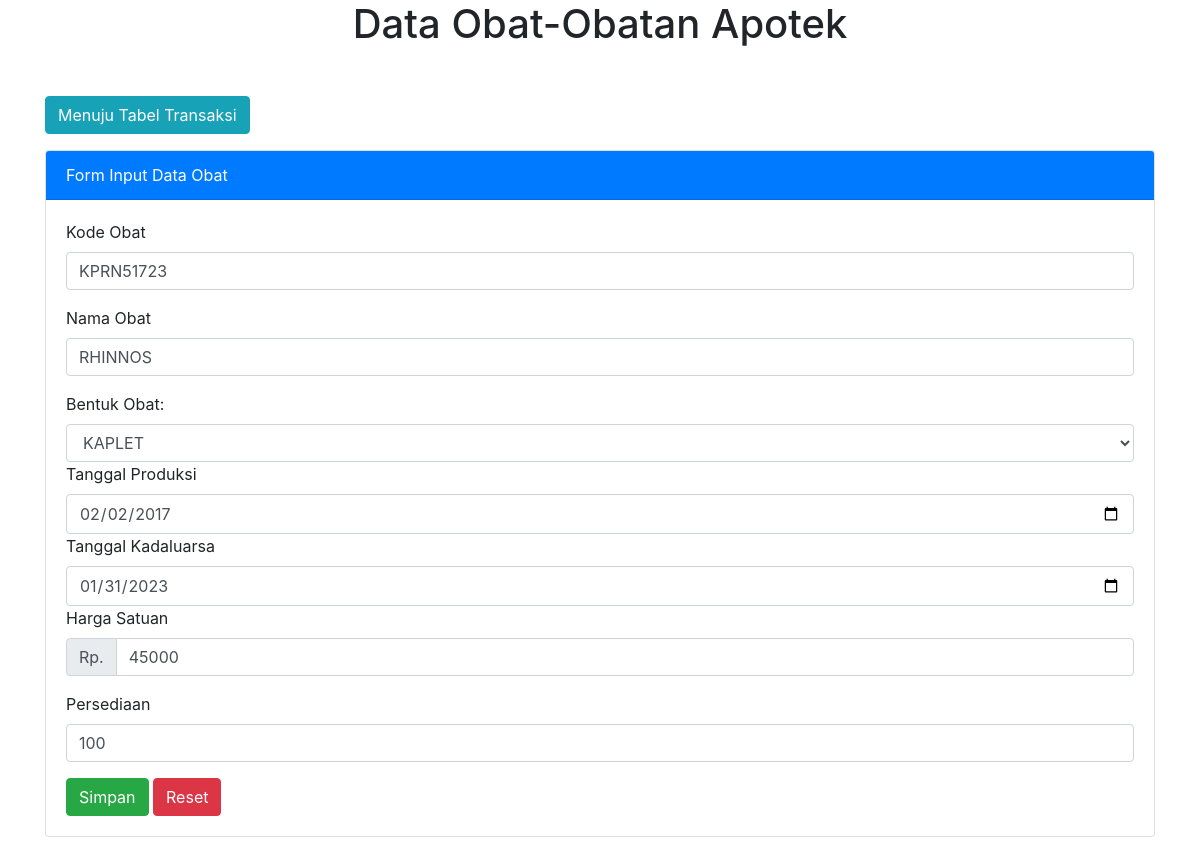
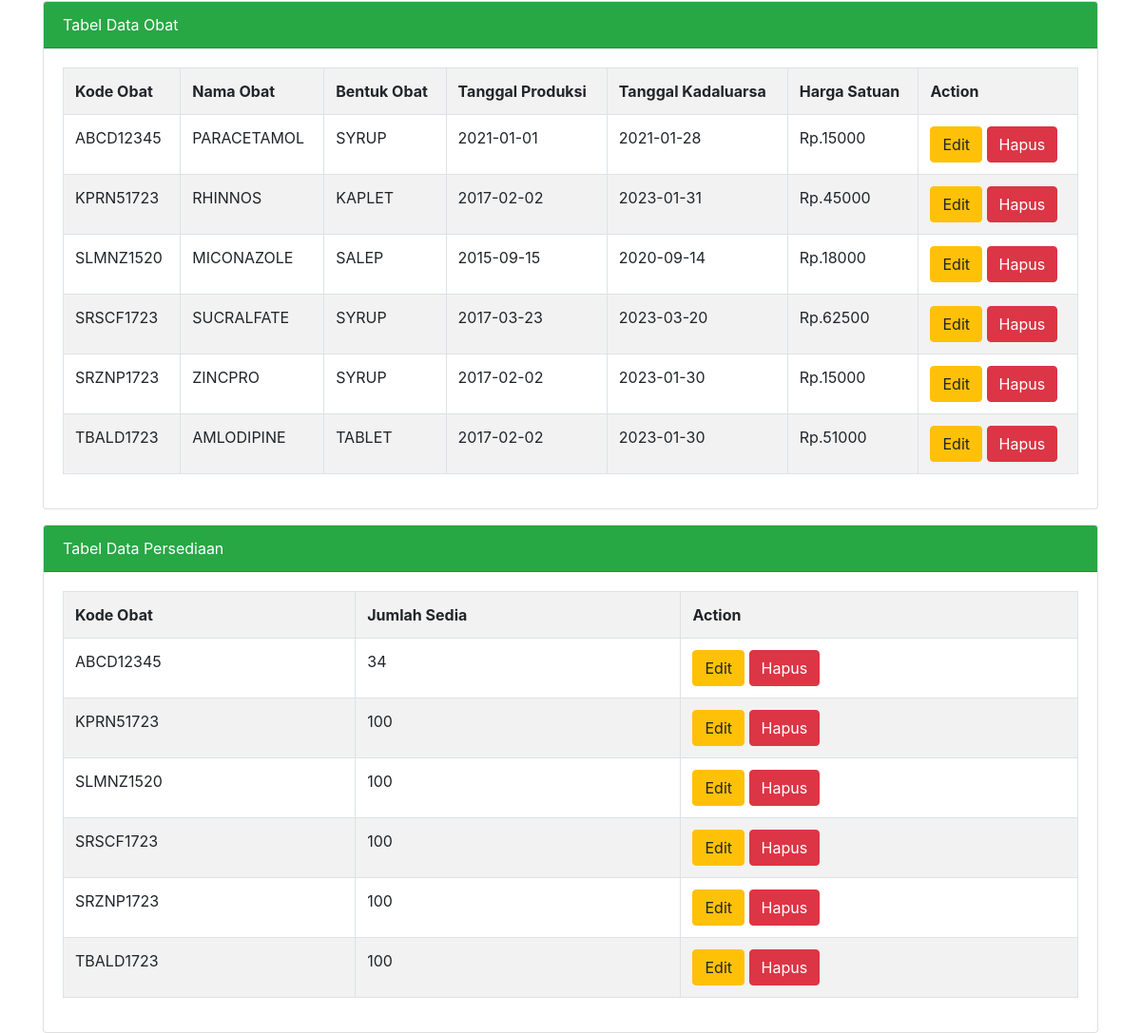
The app's page /obat.php?hal=edit&id=KPRN51723 with its own data (2 pictures, top to bottom).
### tables this page shows
CREATE TABLE `obat` (
  `kode_obat` char(9) NOT NULL,
  `nama_obat` varchar(255) DEFAULT NULL,
  `bentuk_obat` varchar(6) DEFAULT NULL,
  `tgl_produksi` date DEFAULT NULL,
  `tgl_kadaluarsa` date DEFAULT NULL,
  `harga_satuan` int(6) DEFAULT 0,
  `jumlah_sedia` int(3) NOT NULL DEFAULT 0,
  `updated` datetime DEFAULT NULL,
  `host` varchar(255) DEFAULT NULL
);

### obat.php (the view, shortened to what this page needs)
<?php
$databaseHost = 'localhost';
$databaseName = 'apotek';
$databaseUsername = 'root';
$databasePassword = '';
$koneksi = mysqli_connect($databaseHost, $databaseUsername, $databasePassword, $databaseName) or die (mysqli_error($koneksi));
if(isset($_GET['hal']))
{
    if($_GET['hal'] == "edit")
    {
        $tampil = mysqli_query($koneksi, "SELECT * FROM obat WHERE kode_obat = '$_GET[id]' ");
        $data = mysqli_fetch_array($tampil);
        if($data)
        {
            $vkode_obat = $data['kode_obat'];
            $vnama_obat = $data['nama_obat'];
            $vbentuk_obat = $data['bentuk_obat'];
            $vtgl_produksi = $data['tgl_produksi'];
            $vtgl_kadaluarsa = $data['tgl_kadaluarsa'];
            $vharga_satuan = $data['harga_satuan'];
            $vjumlah_sedia = $data['jumlah_sedia'];
        }
    }
}
?>
<!DOCTYPE html>
<html>
<head>
    <link rel="stylesheet" type="text/css" href="css/bootstrap.min.css">
</head>
<body>
    <div class="container">
        <h1 class="text-center">Data Obat-Obatan Apotek</h1>
        <form action="transaksi.php" method="post" class="mt-5">
            <div>
                <button type="KeTransaksi" class="btn btn-info">Menuju Tabel Transaksi</button>
            </div>
        </form>
        <div class="card mt-3">
            <div class="card-header bg-primary text-white">
                Form Input Data Obat
            </div>
            <div class="card-body">
               <form method="post" action="">
                   <div class="form-group">
                       <label>Kode Obat</label>
                       <input type="text" name="tkd_obat" value="<?=@$vkode_obat?>" class="form-control" placeholder="Input Kode Obat" required>
                   </div>
                   <div class="form-group">
                       <label>Nama Obat</label>
                       <input type="text" name="tnama" value="<?=@$vnama_obat?>" class="form-control" placeholder="Input Nama Obat" required>
                   </div>
                    <div>
                        <label>Bentuk Obat:</label>
                        <select class="form-control" name="tbentuk" required>
                            <option value="<?=@$vbentuk_obat?>"><?=@$vbentuk_obat?></option>
                        </select>
                    </div>
                    <div>
                        <label>Tanggal Produksi</label>
                        <input type="date" name="tproduksi" value="<?=@$vtgl_produksi?>" class="form-control" required>
                    </div>
                    <div>
                        <label>Tanggal Kadaluarsa</label>
                        <input type="date" name="tkadaluarsa" value="<?=@$vtgl_kadaluarsa?>" class="form-control" required>
                    </div>
                    <div>
                        <label>Harga Satuan</label>
                        <div class="input-group mb-3">
                            <div class="input-group-prepend">
                                <span class="input-group-text">Rp.</span>
                            </div>
                            <input type="number" name="tharga" value="<?=@$vharga_satuan?>" class="form-control" aria-label="Jumlah">
                        </div>
                    </div>
                    <div>
                        <label>Persediaan</label>
                        <input type="number" name="tpersediaan" value="<?=$vjumlah_sedia?>" id="jumlah_sedia" class="form-control" required>
                    </div>
                    <div class="mt-3">
                        <button type="submit" class="btn btn-success" name="bsimpan">Simpan</button>
                        <button type="reset" class="btn btn-danger" name="breset">Reset</button>
                    </div>
               </form>
            </div>
        </div>
        <div class="card mt-3">
            <div class="card-header bg-success text-white">
                Tabel Data Obat
            </div>
            <div class="card-body">
                <table class="table table-bordered table-striped">
                    <tr>
                        <th>Kode Obat</th>
                        <th>Nama Obat</th>
                        <th>Bentuk Obat</th>
                        <th>Tanggal Produksi</th>
                        <th>Tanggal Kadaluarsa</th>
                        <th>Harga Satuan</th>
                        <th>Action</th>
                    </tr>
                    <?php
                    $tampil = mysqli_query($koneksi, "SELECT * FROM obat ORDER BY kode_obat asc");
                    while($data = mysqli_fetch_array($tampil)) :
                    ?>
                    <tr>
                        <td><?=$data['kode_obat']?></td>
                        <td><?=$data['nama_obat']?></td>
                        <td><?=$data['bentuk_obat']?></td>
                        <td><?=$data['tgl_produksi']?></td>
                        <td><?=$data['tgl_kadaluarsa']?></td>
                        <td>Rp.<?=$data['harga_satuan']?></td>
                        <td>
                            <a href="obat.php?hal=edit&id=<?=$data['kode_obat']?>" class="btn btn-warning">Edit</a>
                            <a href="obat.php?hal=hapus&id=<?=$data['kode_obat']?>"
                            onclick="return confirm('Apakah anda yakin ingin mengahapus data ini?')"
                            class="btn btn-danger">Hapus</a>
                        </td>
                    </tr>
                    <?php endwhile;  ?>
                </table>
            </div>
        </div>
        <div class="card mt-3">
            <div class="card-header bg-success text-white">
                Tabel Data Persediaan
            </div>
            <div class="card-body">
                <table class="table table-bordered table-striped">
                    <tr>
                        <th>Kode Obat</th>
                        <th>Jumlah Sedia</th>
                        <th>Action</th>
                    </tr>
                    <?php
                    $tampil = mysqli_query($koneksi, "SELECT * FROM obat ORDER BY kode_obat asc");
                    while($data = mysqli_fetch_array($tampil)) :
                    ?>
                    <tr>
                        <td><?=$data['kode_obat']?></td>
                        <td><?=$data['jumlah_sedia']?></td>
                        <td>
                            <a href="obat.php?hal=edit&id=<?=$data['kode_obat']?>" class="btn btn-warning">Edit</a>
                            <a href="obat.php?hal=hapus&id=<?=$data['kode_obat']?>"
                            onclick="return confirm('Apakah anda yakin ingin mengahapus data ini?')"
                            class="btn btn-danger">Hapus</a>
                        </td>
                    </tr>
                    <?php endwhile;  ?>
                </table>
            </div>
        </div>
    </div>
</body>
</html>

### records on screen
obat: tkd_obat "KPRN51723", tnama "RHINNOS", tbentuk "KAPLET", tproduksi "02/02/2017", tkadaluarsa "01/31/2023", tharga "45000", tpersediaan "100", kode_obat "KPRN51723", nama_obat "RHINNOS", bentuk_obat "KAPLET", tgl_produksi "2017-02-02", tgl_kadaluarsa "2023-01-31", harga_satuan "45000", jumlah_sedia "100"
obat: kode_obat "ABCD12345", nama_obat "PARACETAMOL", bentuk_obat "SYRUP", tgl_produksi "2021-01-01", tgl_kadaluarsa "2021-01-28", harga_satuan "15000", jumlah_sedia "34"
obat: kode_obat "SLMNZ1520", nama_obat "MICONAZOLE", bentuk_obat "SALEP", tgl_produksi "2015-09-15", tgl_kadaluarsa "2020-09-14", harga_satuan "18000", jumlah_sedia "100"
obat: kode_obat "SRSCF1723", nama_obat "SUCRALFATE", bentuk_obat "SYRUP", tgl_produksi "2017-03-23", tgl_kadaluarsa "2023-03-20", harga_satuan "62500", jumlah_sedia "100"
obat: kode_obat "SRZNP1723", nama_obat "ZINCPRO", bentuk_obat "SYRUP", tgl_produksi "2017-02-02", tgl_kadaluarsa "2023-01-30", harga_satuan "15000", jumlah_sedia "100"
obat: kode_obat "TBALD1723", nama_obat "AMLODIPINE", bentuk_obat "TABLET", tgl_produksi "2017-02-02", tgl_kadaluarsa "2023-01-30", harga_satuan "51000", jumlah_sedia "100"
